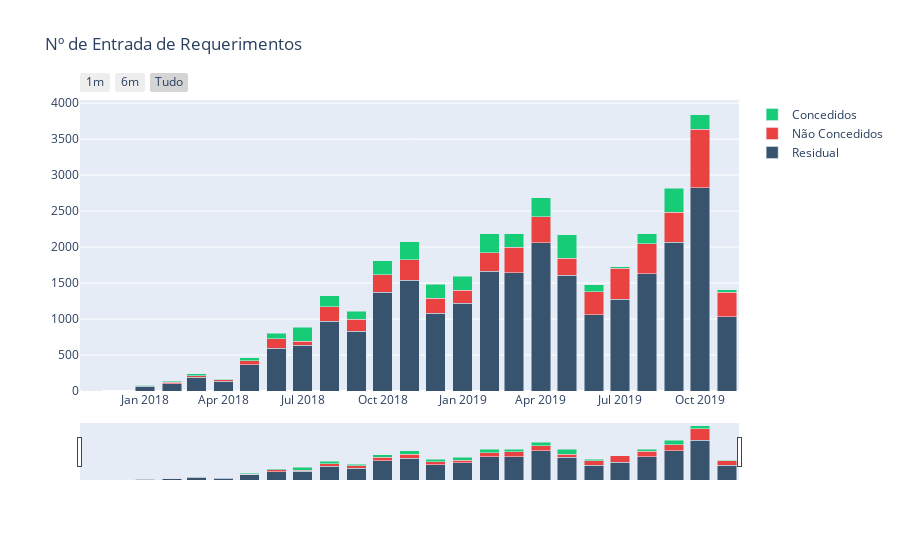

Notebook code cell kept with this figure:
### Code cell
import plotly
import chart_studio.plotly as py
import plotly.graph_objs as go
from plotly.offline import download_plotlyjs, init_notebook_mode, plot, iplot

plotly.offline.init_notebook_mode(connected=True)

data = [go.Bar(x=residual['x'], y=residual['y'], name="Residual", marker=dict(color='#37536D')),
       go.Bar(x=nao_concedidos['x'], y=nao_concedidos['y'], name="Não Concedidos", marker=dict(color='#ea4141')),
       go.Bar(x=concedidos['x'], y=concedidos['y'], name="Concedidos", marker=dict(color='#16cc77'))]

layout = dict(
    title='Nº de Entrada de Requerimentos',
    xaxis=dict(
        rangeselector=dict(
            buttons=list([
                dict(count=1,
                     label='1m',
                     step='month',
                     stepmode='backward'),
                dict(count=6,
                     label='6m',
                     step='month',
                     stepmode='backward'),
                dict(step='all',
                     label='Tudo',)
            ])
        ),
        rangeslider=dict(
            visible = True
        ),
        type='date',
        
    ),
    barmode='stack'
)

fig = dict(data=data, layout=layout)

plotly.offline.iplot(fig)

### Figure 1 — Plotly figure (JSON) as saved in the notebook; plotly's stock layout.template omitted (floating-point values rounded to 4 significant figures)
{"data": [{"marker": {"color": "#37536D"}, "name": "Residual", "type": "bar", "x": ["2017-11", "2017-12", "2018-1", "2018-2", "2018-3", "2018-4", "2018-5", "2018-6", "2018-7", "2018-8", "2018-9", "2018-10", "2018-11", "2018-12", "2019-1", "2019-2", "2019-3", "2019-4", "2019-5", "2019-6", "2019-7", "2019-8", "2019-9", "2019-10", "2019-11"], "y": [1, 0, 66, 103, 192, 135, 362, 594, 636, 966, 831, 1375, 1537, 1084, 1217, 1663, 1640, 2058, 1607, 1062, 1272, 1633, 2067, 2827, 1033]}, {"marker": {"color": "#ea4141"}, "name": "Não Concedidos", "type": "bar", "x": ["2017-11", "2017-12", "2018-1", "2018-2", "2018-3", "2018-4", "2018-5", "2018-6", "2018-7", "2018-8", "2018-9", "2018-10", "2018-11", "2018-12", "2019-1", "2019-2", "2019-3", "2019-4", "2019-5", "2019-6", "2019-7", "2019-8", "2019-9", "2019-10", "2019-11"], "y": [0, 0, 6, 22, 22, 21, 58, 133, 58, 202, 164, 238, 290, 207, 180, 257, 359, 362, 236, 314, 437, 416, 418, 810, 340]}, {"marker": {"color": "#16cc77"}, "name": "Concedidos", "type": "bar", "x": ["2017-11", "2017-12", "2018-1", "2018-2", "2018-3", "2018-4", "2018-5", "2018-6", "2018-7", "2018-8", "2018-9", "2018-10", "2018-11", "2018-12", "2019-1", "2019-2", "2019-3", "2019-4", "2019-5", "2019-6", "2019-7", "2019-8", "2019-9", "2019-10", "2019-11"], "y": [0, 0, 8, 9, 26, 10, 45, 79, 195, 155, 116, 195, 244, 190, 201, 262, 184, 265, 331, 101, 19, 135, 335, 205, 32]}], "layout": {"barmode": "stack", "title": {"text": "Nº de Entrada de Requerimentos"}, "xaxis": {"rangeselector": {"buttons": [{"count": 1, "label": "1m", "step": "month", "stepmode": "backward"}, {"count": 6, "label": "6m", "step": "month", "stepmode": "backward"}, {"label": "Tudo", "step": "all"}]}, "rangeslider": {"visible": true}, "type": "date"}}}
